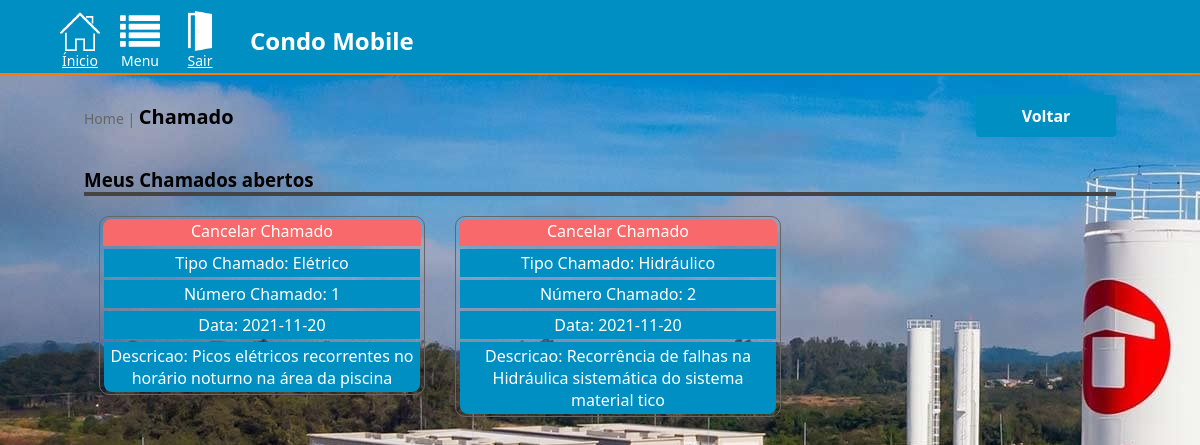
/verchamados (signed in), run on the app's committed database.
### tables this page shows
CREATE TABLE `chamados` (
  `idChamado` int(11) NOT NULL,
  `idUsuarioChamado` int(11) NOT NULL,
  `idTipoChamado` int(11) DEFAULT NULL,
  `idNivelChamado` int(11) DEFAULT NULL,
  `idStatusChamado` int(11) DEFAULT NULL,
  `idMotivoCancelamento` int(11) DEFAULT NULL,
  `descricaoChamado` varchar(100) DEFAULT NULL,
  `midiaChamado` varchar(300) DEFAULT NULL,
  `prazo` datetime DEFAULT NULL
);

### Core/Controller.php (called while the page is built, shortened)
<?php
    class Controller {
        public function loadTemplate($view, $viewData=array()){
            require 'View/template.php';
        }
        public function loadViewInTemplate($view, $viewData=array()){
            extract($viewData);
            require 'View/'.$view.'.php';
        }
    }
?>

### Controller/verchamadosController.php (called while the page is built, shortened)
<?php
    class verchamadosController extends Controller{
        public function index(){
            $dados = array();
            $chamado = new Chamado();
            $id = $_SESSION['usuario']['id'];
            $dados['retorno'] = $chamado->getChamadosPorUsuario($id);
            $this->loadTemplate('verchamados', $dados);
        }
    }
?>

### Core/Core.php (called while the page is built, shortened)
<?php
    class Core {
        public function start(){
            $url = '/';
            $parametros = array();
            if(isset($_GET['url'])){
                $url .= $_GET['url'];
            }
            if(!empty($url) and $url != '/'){
                $url = explode('/', $url);
                array_shift($url);
                array_shift($url);
                if(!empty($url) and $url[0] != '/'){
                    $currentAction = $url[0];
                    array_shift($url);
                }else{
                    $currentAction = 'index';
                }
            }else{
                $currentController = 'homeController';
                $currentAction = 'index';
            }
            $controller = new $currentController();
            call_user_func_array(array($controller, $currentAction), $parametros);
        }
    }
?>

### Model/Chamado.php (called while the page is built, shortened)
<?php
    class Chamado {
        public function getChamadosPorUsuario($id){
            global $conn;
            $array = array();
            $data = date('Y-m-d');
            $dataValidade = date('Y-m-d', strtotime('-30 days', strtotime($data)));
            $sql = $conn->prepare("SELECT * FROM chamados WHERE idUsuarioChamado = :id AND prazo >= :datas AND idMotivoCancelamento = 5");
            $sql->bindValue(':id', $id);
            $sql->bindValue(':datas', $dataValidade);
            $sql->execute();
            if($sql->rowCount() > 0){
                $sql = $sql->fetchAll();
                $array = $sql;
            }
            return $array;
        }
    }
?>

### View/verchamados.php (the view)
<div class="contentor-site">
    <div class="local">
        <div class="local-titulo"><a href="<?php echo BASE; ?>" style="text-decoration:none;font-size:14px;font-weight:normal;color:#666">Home | </a>Chamado</div>
        <div style="display:flex">
            <a href="<?php echo BASE.'chamado'; ?>" class="novo" style="width:120px">Voltar</a>
        </div>
    </div>
    <div style="width:86%;margin-top:20px"><h3 style="margin:0">Meus Chamados abertos</h3></div>
    <div class="separador" style="width:86%"></div>
    <div class="cont-itens-minha-reserva">
        <?php if(count($retorno) > 0): ?>
            <?php foreach($retorno as $item):?>
                <div class="cont-minha-reserva">
                    <div class="cancel-reserva">
                        <a href="<?php echo BASE.'verchamados/delete/'.$item['idChamado']; ?>">Cancelar Chamado</a>
                    </div>
                    <div class="dados-reserva">
                        <div class="spaco">Tipo Chamado: <?php echo $item['idTipoChamado']==1?'Hidráulico':'Elétrico' ?></div>
                        <div class="protocolo">Número Chamado: <?php echo $item['idChamado']; ?></div>
                        <div class="data" style="text-align:center">
                            Data: <?php echo date('Y-m-d', strtotime($item['prazo'])); ?>
                        </div>
                        <div class="qtConvidados">Descricao: <?php echo $item['descricaoChamado']; ?></div>
                    </div>
                </div>
            <?php endforeach; ?>
        <?php endif; ?>
    </div>
</div>

### css/style.css (style rules this page uses)
body { background: url(../image/tenda.jpg); }

### assets/css/style.css (style rules this page uses)
body { margin: 0; padding: 0; font-family:Segoe UI; }
.contentor-site { display: flex; flex-direction:column; align-items: center; }
.local { display:flex; justify-content: space-between; align-items: center; width: 86%; margin: 20px 0 10px 0; }
.local-titulo { font-size: 20px; font-weight: bold; }
.novo { display: flex; justify-content:center; align-items: center; width: 100px; padding: 10px; color: #fff; font-weight: bold; text-decoration: none; border-radius: 4px; background-color: #008fc3; }
.separador { height:4px; width: 60%; background-color: #444; }
.cont-itens-minha-reserva { width: 86%; }
.cont-minha-reserva { float: left; display: flex; flex-direction: column; align-items: center; width: 320px; border-radius: 10px; margin:20px 15px 0 15px; border: 1px solid #666; padding: 2px; }
.cancel-reserva { display: flex; justify-content:center; width: 99%; padding-bottom:3px; background-color: #f8696b; border:1px solid #f8696b; border-top-left-radius: 8px; border-top-right-radius: 8px; }
.cancel-reserva a { text-decoration: none; color:#fff; }
.dados-reserva { width: 99%; display:flex; flex-direction: column; align-items: center; }
.spaco, .protocolo, .data, .qtConvidados { width: 100%; margin: 3px 0 3px 0; padding: 3px 0 3px 0; text-align: center; background-color: #008fc3; color: #fff; }
.protocolo { margin: 0; }
.qtConvidados { margin:0; border-bottom-left-radius: 8px; border-bottom-right-radius: 8px; }

### data on the page
chamados: shows "Elétrico", idChamado "1", prazo "2021-11-20", descricaoChamado "Picos elétricos recorrentes no horário noturno na área da piscina"
chamados: shows "Hidráulico", idChamado "2", prazo "2021-11-20", descricaoChamado "Recorrência de falhas na Hidráulica sistemática do sistema material tico"
